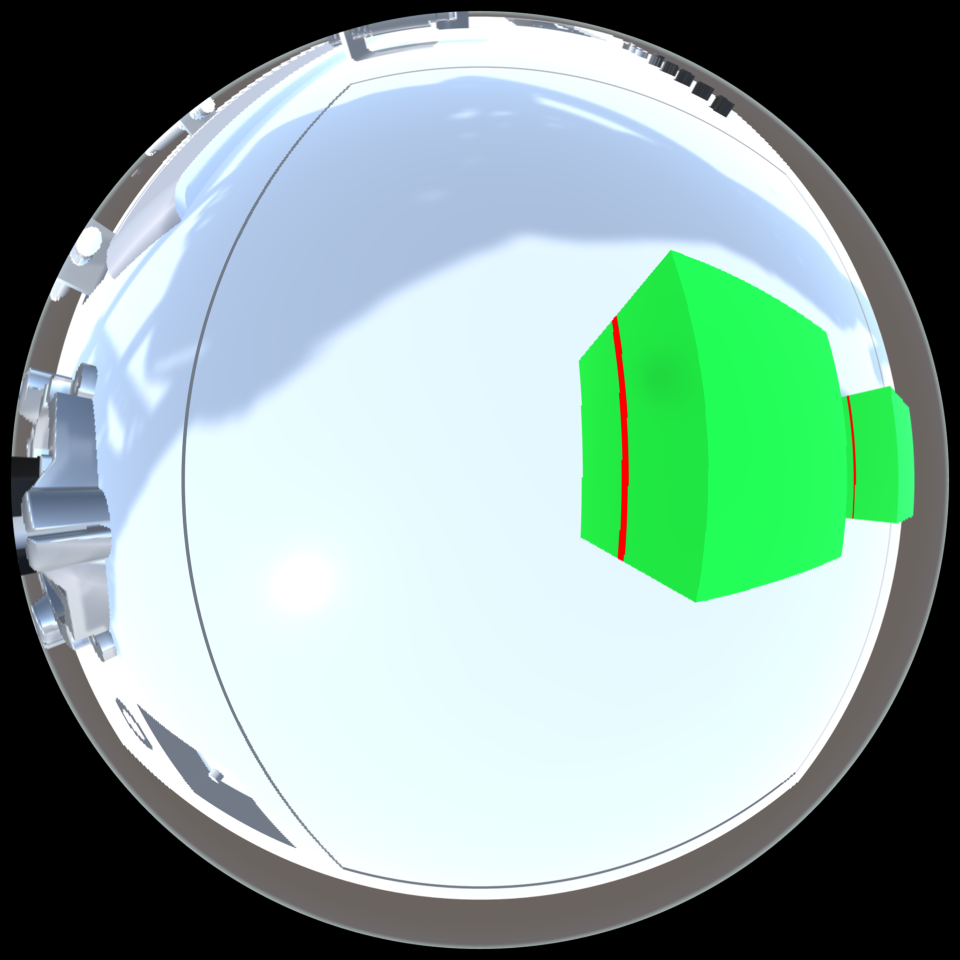
%> input picture MatlabProject/image.png, 1920 x 1920 px (shown at 1/2 size)
$ octave --eval "result = LaserFind(imread('image.png'));"   (GNU Octave 9; MATLAB toolbox functions it lacks are replaced by stand-ins)
%> lines starting %> are read from the running program, lines starting %| are printed output that depends on the picture; in (x1, y1, x2, y2) boxes, pixels count from 0 and x2, y2 are one past the last pixel; in counts of white or black regions, pixels touching at a corner belong together; the program's own positions count from 1
%使用霍夫变换寻找直线，根据RGB进行计算

function img=LaserFind(image)


imwrite(image,'1.jpg');

%第一种算法，改进型,检测低光域下的激光
black_image=image;%ceshiBnew(image);%识别黑色方块，提取黑色方块所在区域.使用CNN
%> black_image is the input picture: size 1920x1920x3 uint8; mean R, G, B 138.2, 165.4, 157
%imshow(black_image);

%图像处理，增强激光线段
% 将图像从RGB转换到HSV
hsvImage = rgb2hsv(black_image);
%> hsvImage: size 1920x1920x3 double; mean H, S, V 0.341, 0.149, 0.675

% 转换红色激光的RGB值到HSV值（手动估算）
red_rgb = [100/255, 5/255, 30/255]; % RGB值转换到0-1范围
red_hsv = rgb2hsv(reshape(red_rgb, [1 1 3])); % 转换到HSV

% 红色激光的HSV范围，使用一些偏移量
hue = red_hsv(1);
saturation = red_hsv(2);
value = red_hsv(3);

% 设置HSV范围（根据需要调整偏移量）
hue_offset = 0.1;
sat_offset = 0.5;
val_offset = 0.5;

lower_red1 = [hue - hue_offset, max(saturation - sat_offset, 0), max(value - val_offset, 0)];
upper_red1 = [hue + hue_offset, 1, 1];

% 创建掩膜，提取红色部分
redMask = (hsvImage(:,:,1) >= lower_red1(1)) & (hsvImage(:,:,1) <= upper_red1(1)) & ...
          (hsvImage(:,:,2) >= lower_red1(2)) & (hsvImage(:,:,2) <= upper_red1(2)) & ...
          (hsvImage(:,:,3) >= lower_red1(3)) & (hsvImage(:,:,3) <= upper_red1(3));
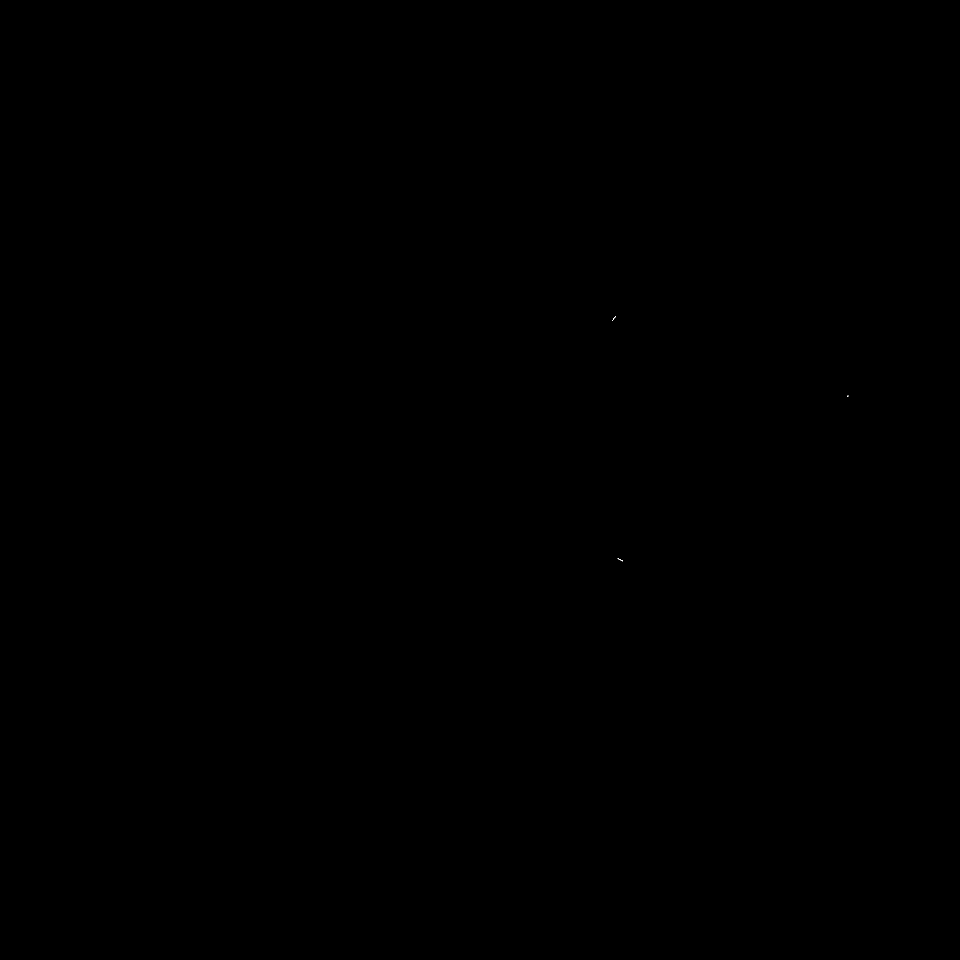
%> redMask: size 1920x1920 logical (shown at 1/2 size); 0% white in thin lines or dots, all inside (x1, y1, x2, y2) = (1224, 632, 1697, 1123)

% 对掩膜进行形态学操作（膨胀和腐蚀）
se = strel('disk', 3); % 使用较小的结构元素
redMask = imdilate(redMask, se);
%> redMask: size 1920x1920 logical; 0.01% white; 3 white regions, box (x1, y1, x2, y2) and area: (1233, 1114, 1248, 1125) 92, (1222, 630, 1234, 644) 86, (1692, 789, 1699, 795) 36
redMask = imerode(redMask, se);

% 显示形态学处理后的掩膜
% 连通组件分析
cc = bwconncomp(redMask);
%> cc = 3 connected components

% 计算每个连通组件的像素数量
numPixels = cellfun(@numel, cc.PixelIdxList);
%> numPixels = [15 19 5]

% 设置要保留的最小和最大像素数量（根据需要调整）
minPixelCount = 80;   % 保留的最小尺寸
maxPixelCount = 600; % 保留的最大尺寸

% 过滤掉不符合尺寸要求的组件
largeComponents = numPixels >= minPixelCount & numPixels <= maxPixelCount;
%> largeComponents = [false false false]

% 创建一个新的二值图像，只保留符合尺寸要求的组件
cleanedImage = false(size(redMask));
for i = 1:length(largeComponents)
    if largeComponents(i)
        cleanedImage(cc.PixelIdxList{i}) = true;
    end
end
%> this loop made 3 passes
%> cleanedImage: size 1920x1920 logical; every value is 0
% 显示处理后的图像
%figure;
%imshow(cleanedImage);
%title('Low light Image');

% 第二种方法,增加一类搜索
red_rgb2 = [200/255, 5/255, 30/255]; % 新的红色RGB值
red_hsv2 = rgb2hsv(reshape(red_rgb2, [1 1 3])); % 转换到HSV

% 红色激光的HSV范围，使用一些偏移量
hue2 = red_hsv2(1);
saturation2 = red_hsv2(2);
value2 = red_hsv2(3);

% 设置HSV范围（根据需要调整偏移量）
hue_offset2 = 0.1;
sat_offset2 = 0.5;
val_offset2 = 0.5;

lower_red2 = [hue2 - hue_offset2, max(saturation2 - sat_offset2, 0), max(value2 - val_offset2, 0)];
upper_red2 = [hue2 + hue_offset2, 1, 1];

% 创建掩膜，提取红色部分
redMask2 = (hsvImage(:,:,1) >= lower_red2(1)) & (hsvImage(:,:,1) <= upper_red2(1)) & ...
          (hsvImage(:,:,2) >= lower_red2(2)) & (hsvImage(:,:,2) <= upper_red2(2)) & ...
          (hsvImage(:,:,3) >= lower_red2(3)) & (hsvImage(:,:,3) <= upper_red2(3));

% 对掩膜进行形态学操作（膨胀和腐蚀）
redMask2 = imdilate(redMask2, se);
redMask2 = imerode(redMask2, se);

% 连通组件分析
cc2 = bwconncomp(redMask2);
%> cc2 = 3 connected components

% 计算每个连通组件的像素数量
numPixels2 = cellfun(@numel, cc2.PixelIdxList);
%> numPixels2 = [15 19 5]

% 设置要保留的最小和最大像素数量（根据需要调整）
minPixelCount2 = 50;   % 保留的最小尺寸
maxPixelCount2 = 500; % 保留的最大尺寸

% 过滤掉不符合尺寸要求的组件
largeComponents2 = numPixels2 >= minPixelCount2 & numPixels2 <= maxPixelCount2;
%> largeComponents2 = [false false false]

% 创建一个新的二值图像，只保留符合尺寸要求的组件
cleanedImage2 = false(size(redMask2));
for i = 1:length(largeComponents2)
    if largeComponents2(i)
        cleanedImage2(cc2.PixelIdxList{i}) = true;
    end
end

% [8 lines of commented-out code are left out]
redChannel = black_image(:,:,1);
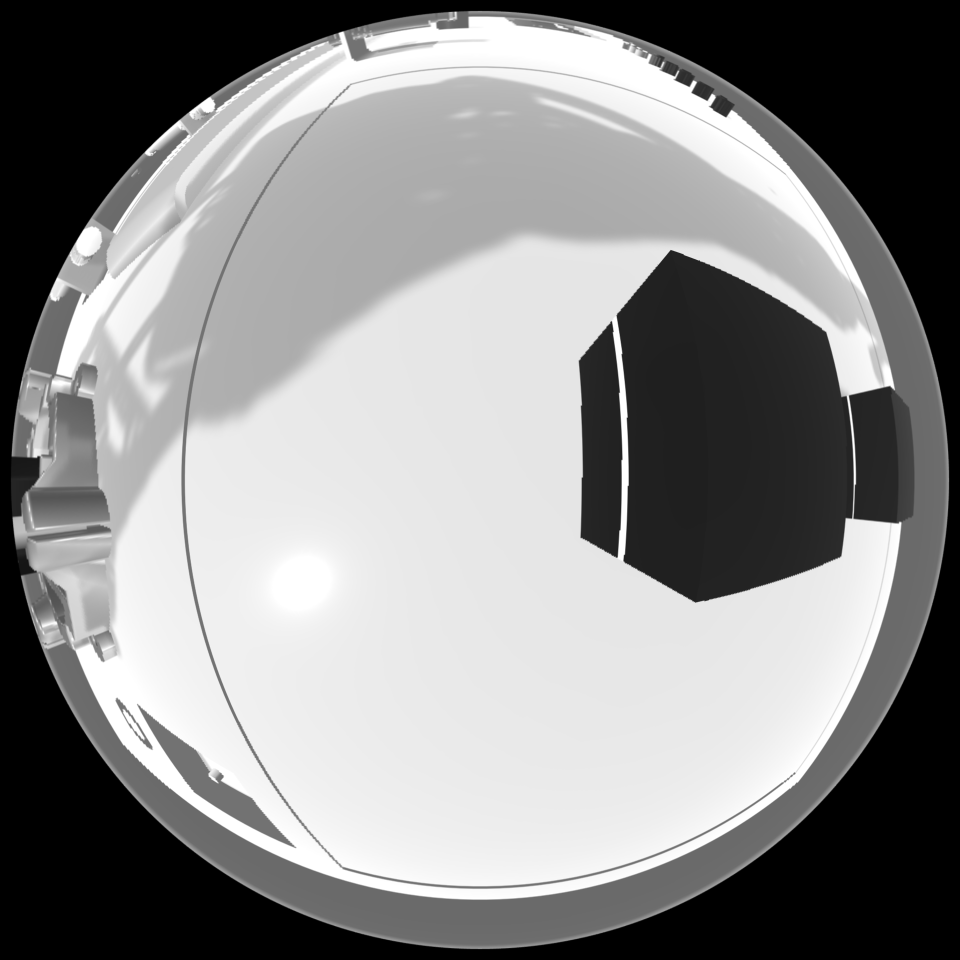
%> redChannel: size 1920x1920 uint8 (shown at 1/2 size); min 0, max 255, mean 138.2

% 将红色通道转换为灰度图像
grayRed = mat2gray(redChannel);

% 二值化处理
% 将灰度值为1的部分设置为1，其他部分为0
binaryRed = grayRed==1;
%> binaryRed: size 1920x1920 logical; 3.3% white; 74 white regions (42 under 20 px), largest, box (x1, y1, x2, y2) and area: (578, 34, 1733, 591) 49650, (152, 1289, 981, 1798) 30866, (545, 1113, 662, 1220) 9625
%binaryRed = imbinarize(grayRed, 'adaptive', 'Sensitivity', 0);
% 形态学操作，去除噪点和增强线条
se = strel('disk', 3); % 使用较小的结构元素
%se = strel('line', 20, 0);
dilatedRed = imdilate(binaryRed, se);
%> dilatedRed: size 1920x1920 logical; 4.1% white; 41 white regions, largest, box (x1, y1, x2, y2) and area: (576, 32, 1735, 593) 65798, (150, 1287, 983, 1800) 37349, (543, 1111, 664, 1222) 10415
erodedRed = imerode(dilatedRed, se);
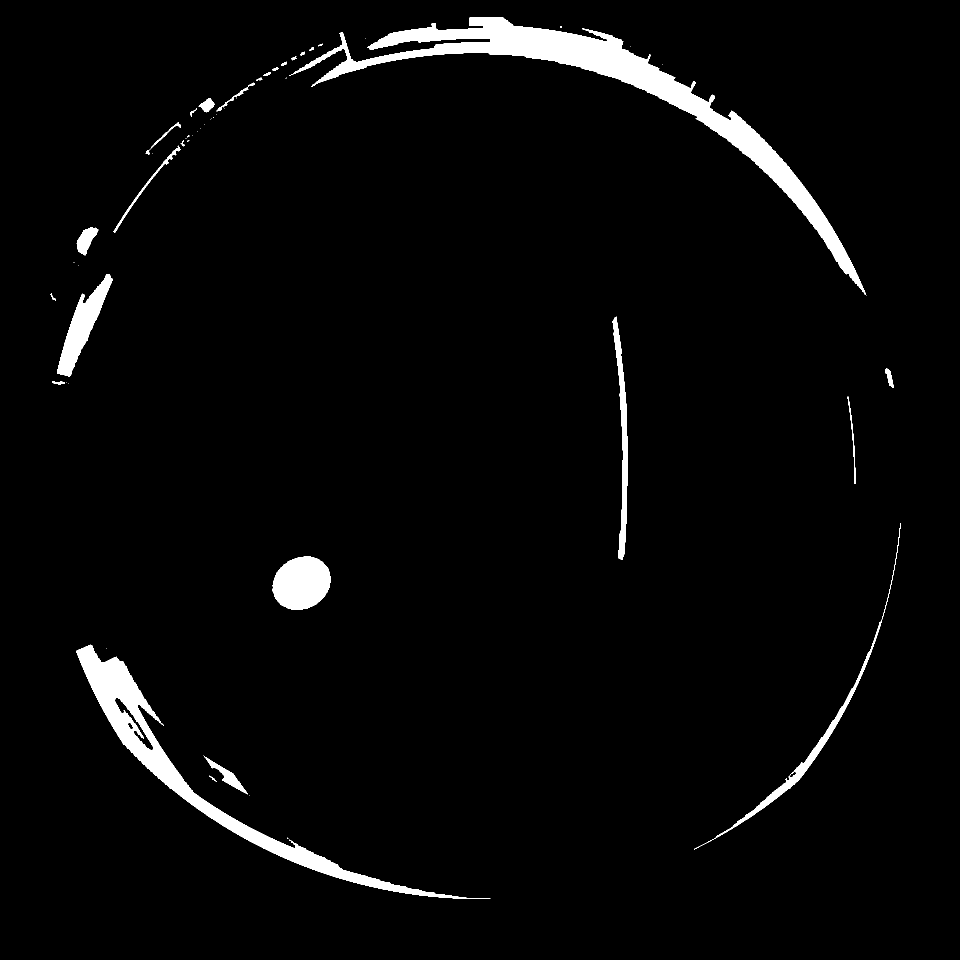
%> erodedRed: size 1920x1920 logical (shown at 1/2 size); 3.3% white; 54 white regions (27 under 20 px), largest, box (x1, y1, x2, y2) and area: (578, 34, 1733, 591) 57182, (152, 1289, 981, 1798) 31504, (545, 1113, 662, 1220) 9631
% 连通组件分析
cc = bwconncomp(erodedRed);
%> cc = 54 connected components

% 计算每个连通组件的像素数量
numPixels = cellfun(@numel, cc.PixelIdxList);
%> numPixels = 54 values, max 57182 at index 42, min 1 at index 4, mean 2266

% 设置要保留的最小和最大像素数量（根据需要调整）
minPixelCount = 15;   % 保留的最小尺寸
maxPixelCount = 500; % 保留的最大尺寸

% 过滤掉不符合尺寸要求的组件
largeComponents = numPixels >= minPixelCount & numPixels <= maxPixelCount;
%> largeComponents = 54 logical values, 18 true

% 创建一个新的二值图像，只保留符合尺寸要求的组件
cleanedImage1 = false(size(erodedRed));
for i = 1:length(largeComponents)
    if largeComponents(i)
        cleanedImage1(cc.PixelIdxList{i}) = true;
    end
end
%> this loop made 54 passes
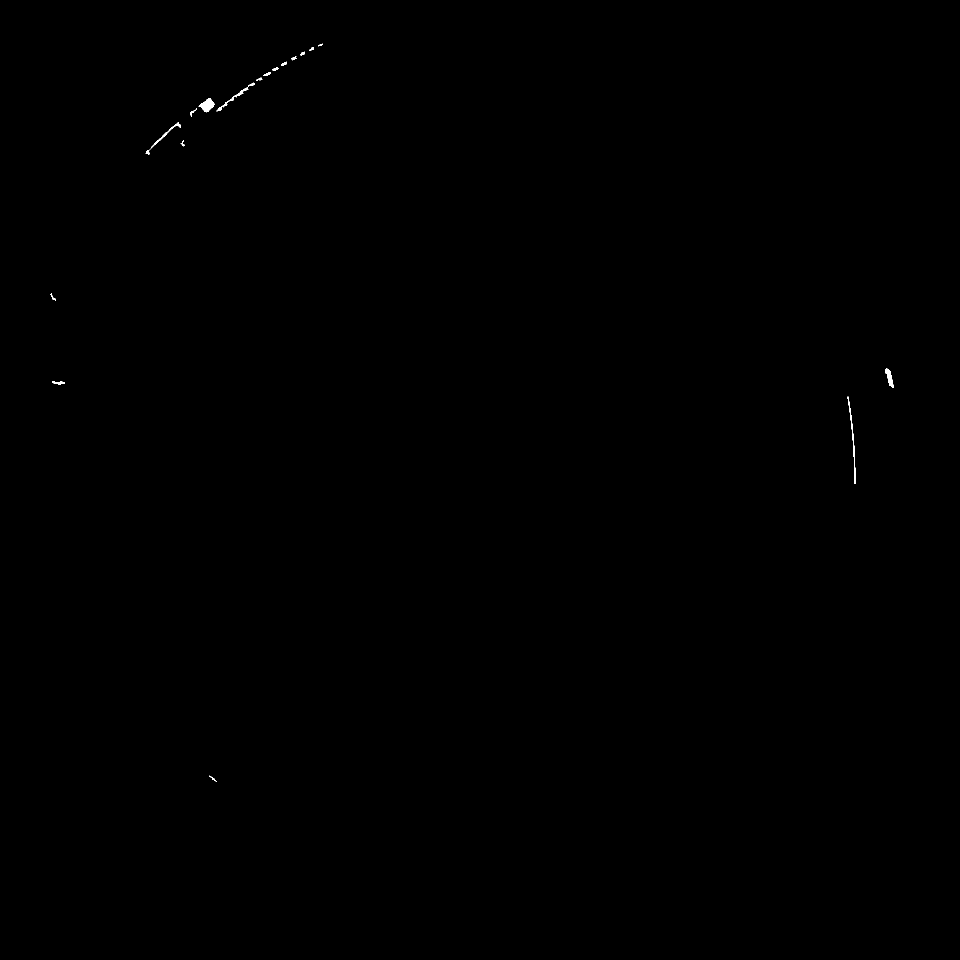
%> cleanedImage1: size 1920x1920 logical (shown at 1/2 size); 0.07% white; 18 white regions, largest, box (x1, y1, x2, y2) and area: (397, 196, 429, 225) 495, (1695, 793, 1711, 968) 396, (433, 165, 510, 223) 357

% 显示处理后的图像
%figure;
%imshow(cleanedImage1);
%title('hight light Image');

% 叠加二值图像
combinedImage = cleanedImage | cleanedImage1 | cleanedImage2;
% [13 lines of commented-out code are left out]

cleanedImage=combinedImage;
% 提取线状物体
% 使用霍夫变换提取线状物体
[H, theta, rho] = hough(cleanedImage);
%> theta = 180 values from -90 to 89; rho = 5429 values from -2714 to 2714
peaks = houghpeaks(H, 200, 'threshold', ceil(0.2 * max(H(:))));
%> peaks = 72 rows, first 12: [3111 151; 4337 86; 3143 146; 4390 89; 3086 154; 3131 142; 3139 136; 4283 83; 3136 139; 3056 161; 3070 158; 4440 92]
lines = houghlines(cleanedImage, theta, rho, peaks, 'FillGap', 10, 'MinLength', 40);
%> lines = 11 lines; longest, point1 to point2 (x, y): (1699, 804) to (1711, 941), (1707, 868) to (1711, 968), (1696, 794) to (1708, 883), (357, 247) to (293, 305), (495, 177) to (438, 218), (357, 245) to (311, 290)


% 初始化起点数组
startPoints = zeros(length(lines), 2);
for k = 1:length(lines)
    startPoints(k, :) = lines(k).point1;
end
%> this loop made 11 passes
%> after the loop, startPoints = [1699 804; 495 177; 1707 868; 420 197; 358 247; 357 245; 1696 794; 357 247; 1710 910; 1696 795; 295 306]

% 使用 DBSCAN 聚类
epsilon = 30; % 距离阈值
minPts = 1; % 每个簇最少包含的点数
%> (the run ends here)
